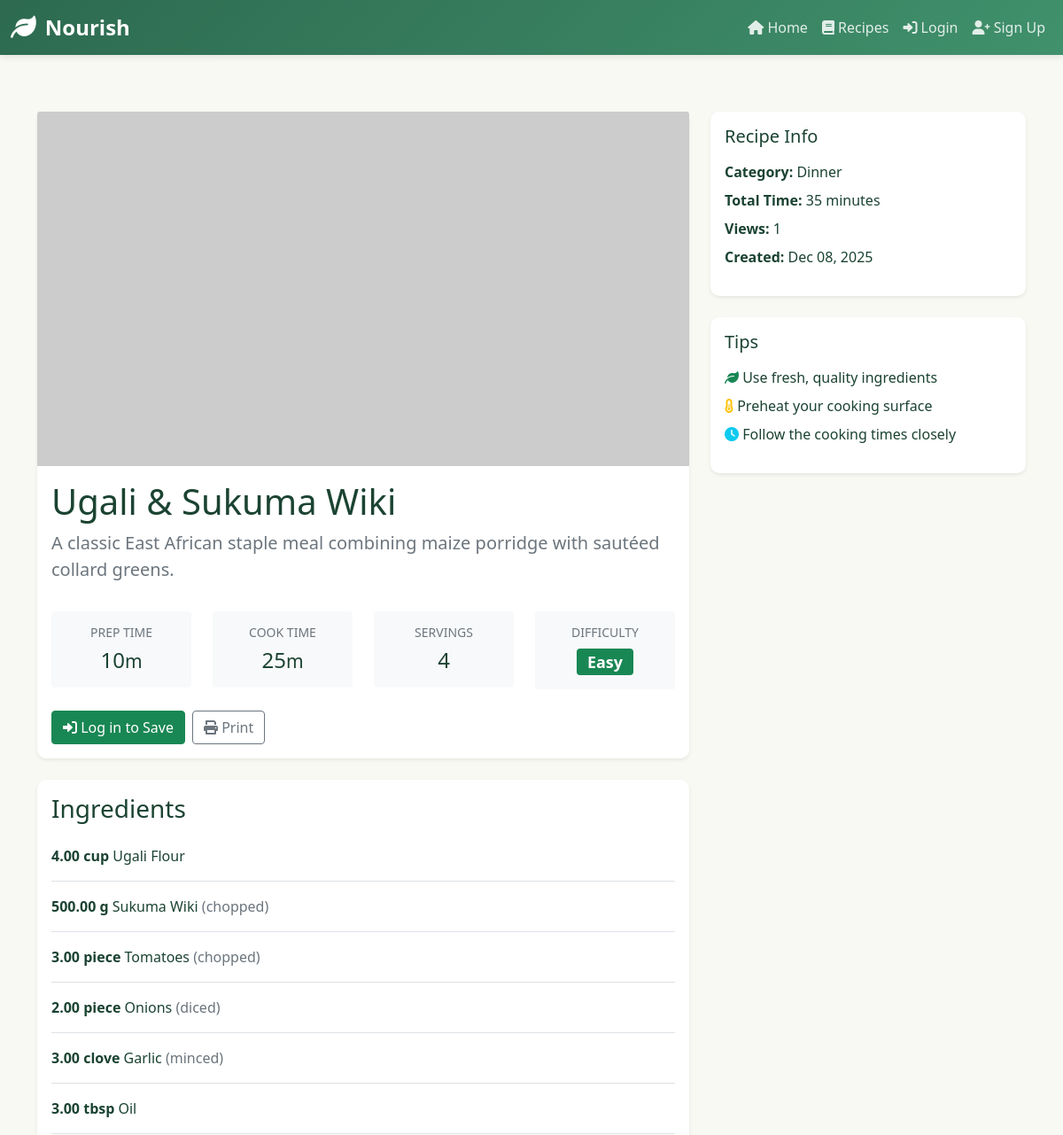
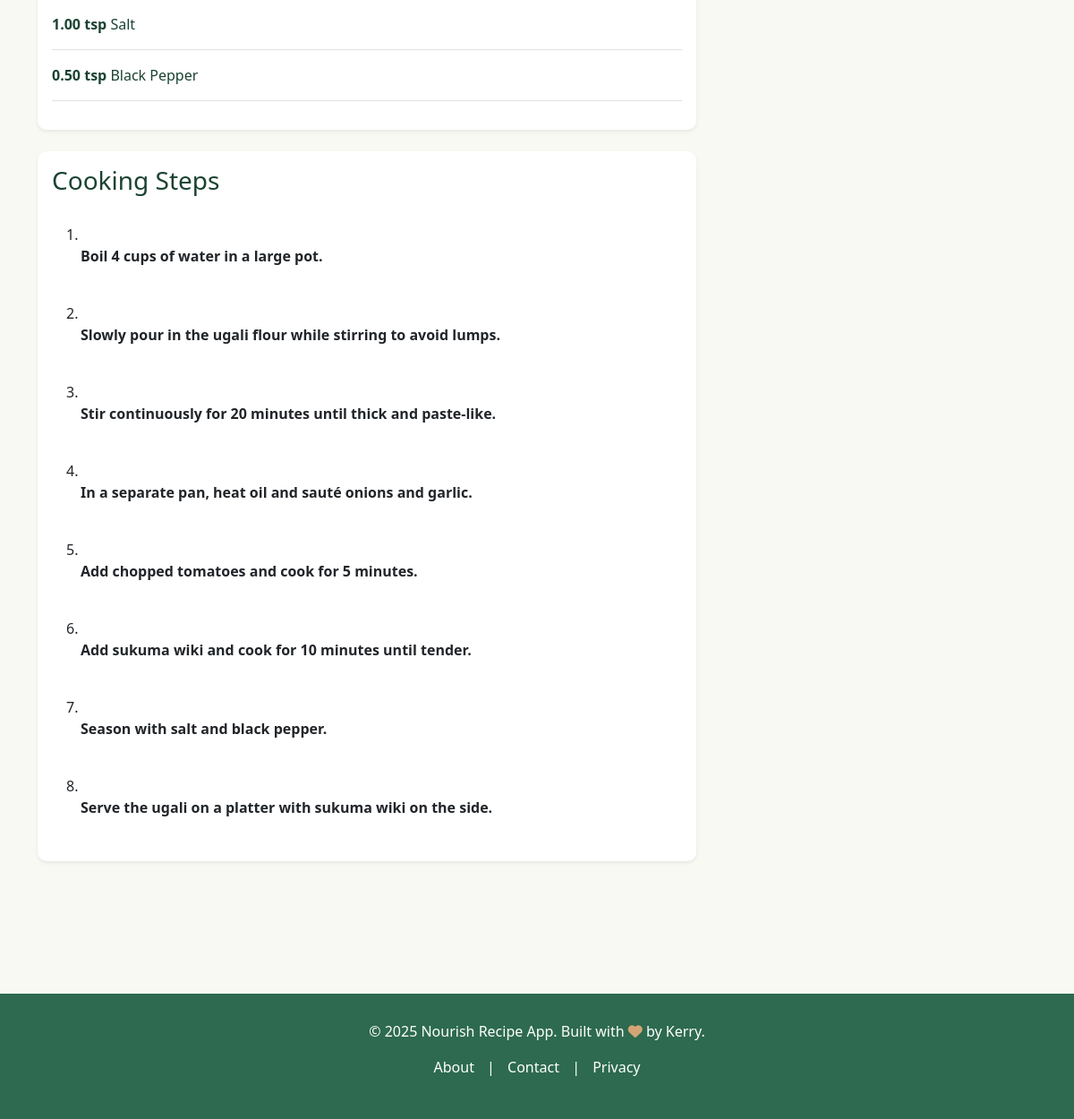
Page /recipe/1/ on the committed database (2 pictures, top to bottom).
### ingredient/models.py (models this page shows, shortened)
class Recipe(models.Model):
  DIFFICULTY_CHOICES = [
      ('easy', 'Easy'),
      ('medium', 'Medium'),
      ('hard', 'Hard'),
  ]
  CATEGORY_CHOICES = [
      ('breakfast', 'Breakfast'),
      ('lunch', 'Lunch'),
      ('dinner', 'Dinner'),
      ('snack', 'Snack'),
      ('dessert', 'Dessert'),
      ('beverage', 'Beverage'),
      ('other', 'Other'),
  ]
  title = models.CharField(max_length=255)
  description = models.TextField(blank=True)
  prep_time = models.IntegerField(default=15, help_text="minutes")
  cook_time = models.IntegerField(default=30, help_text="minutes")
  servings = models.IntegerField(default=4)
  difficulty = models.CharField(max_length=50, choices=DIFFICULTY_CHOICES, default='medium')
  category = models.CharField(max_length=50, choices=CATEGORY_CHOICES, default='other')
  image = models.URLField(blank=True)  # Using URL for now, can switch to ImageField later
  created_by = models.ForeignKey(User, on_delete=models.CASCADE, related_name='recipes', null=True, blank=True)
  created_at = models.DateTimeField(auto_now_add=True)
  updated_at = models.DateTimeField(auto_now=True)
  is_published = models.BooleanField(default=True)
  views_count = models.IntegerField(default=0)
  class Meta:
    ordering = ['-created_at']

class RecipeIngredient(models.Model):
  UNIT_CHOICES = [
      ('g', 'grams'),
      ('kg', 'kilograms'),
      ('ml', 'milliliters'),
      ('l', 'liters'),
      ('tbsp', 'tablespoons'),
      ('tsp', 'teaspoons'),
      ('cup', 'cups'),
      ('piece', 'pieces'),
      ('whole', 'whole'),
      ('pinch', 'pinches'),
      ('dash', 'dashes'),
  ]
  recipe = models.ForeignKey(Recipe, on_delete=models.CASCADE, related_name='ingredients')
  ingredient = models.ForeignKey(Ingredient, on_delete=models.PROTECT)
  amount = models.DecimalField(max_digits=8, decimal_places=2)
  unit = models.CharField(max_length=50, choices=UNIT_CHOICES)
  notes = models.CharField(max_length=255, blank=True)  # e.g., "chopped", "minced"
  class Meta:
    ordering = ['id']

class Ingredient(models.Model):
  CATEGORIES = [
      ('vegetable', 'Vegetables'),
      ('fruit', 'Fruits'),
      ('grain', 'Grains'),
      ('protein', 'Proteins'),
      ('dairy', 'Dairy'),
      ('spice', 'Spices'),
      ('oil', 'Oils & Condiments'),
      ('other', 'Other'),
  ]
  name = models.CharField(max_length=255, unique=True)
  category = models.CharField(max_length=50, choices=CATEGORIES, default='other')
  img_url = models.URLField(blank=True, null=True)
  created_at = models.DateTimeField(auto_now_add=True)
  class Meta:
    ordering = ['name']

class RecipeStep(models.Model):
  recipe = models.ForeignKey(Recipe, on_delete=models.CASCADE, related_name='steps')
  order = models.IntegerField()
  instruction = models.TextField()
  time_minutes = models.IntegerField(null=True, blank=True, help_text="Time for this step (optional)")
  class Meta:
    ordering = ['order']
    unique_together = ('recipe', 'order')

### ingredient/views.py (the view)
# urls.py: path('recipe/<int:recipe_id>/', recipe_detail, name='recipe_detail'),
def recipe_detail(request, recipe_id):
  recipe = get_object_or_404(Recipe, id=recipe_id)
  recipe.views_count += 1
  recipe.save(update_fields=['views_count'])
  avg_rating = recipe.ratings.aggregate(Avg('score'))['score__avg'] or 0
  user_rating = None
  is_favorited = False
  if request.user.is_authenticated:
    user_rating = recipe.ratings.filter(user=request.user).first()
    is_favorited = Favorite.objects.filter(user=request.user, recipe=recipe).exists()
  context = {
    'recipe': recipe,
    'avg_rating': round(avg_rating, 1) if avg_rating else 0,
    'user_rating': user_rating,
    'is_favorited': is_favorited,
    'reviews': recipe.reviews.all(),
  }
  return render(request, 'recipe_detail.html', context)

### templates/recipe_detail.html (shortened to what this page needs)
{% extends 'base.html' %}
{% load static %}
{% block content %}
<div class="row mb-4">
    <div class="col-lg-8">
        <div class="card mb-4 border-0 shadow-sm">
            {% if recipe.image %}
                <img src="{{ recipe.image }}" class="card-img-top" alt="{{ recipe.title }}" style="height: 400px; object-fit: cover;">
            {% else %}
                <div class="card-img-top bg-light d-flex align-items-center justify-content-center" style="height: 400px;">
                    <i class="fas fa-utensils fa-5x text-muted"></i>
                </div>
            {% endif %}
            <div class="card-body">
                <div class="d-flex justify-content-between align-items-start mb-3">
                    <div>
                        <h1 class="card-title mb-2">{{ recipe.title }}</h1>
                        {% if recipe.description %}
                            <p class="lead text-muted">{{ recipe.description }}</p>
                        {% endif %}
                    </div>
                </div>
                <div class="row mb-4">
                    <div class="col-md-3">
                        <div class="text-center p-3 bg-light rounded">
                            <h6 class="text-muted small mb-2">PREP TIME</h6>
                            <h4 class="mb-0">{{ recipe.prep_time }}<span class="small">m</span></h4>
                        </div>
                    </div>
                    <div class="col-md-3">
                        <div class="text-center p-3 bg-light rounded">
                            <h6 class="text-muted small mb-2">COOK TIME</h6>
                            <h4 class="mb-0">{{ recipe.cook_time }}<span class="small">m</span></h4>
                        </div>
                    </div>
                    <div class="col-md-3">
                        <div class="text-center p-3 bg-light rounded">
                            <h6 class="text-muted small mb-2">SERVINGS</h6>
                            <h4 class="mb-0">{{ recipe.servings }}</h4>
                        </div>
                    </div>
                    <div class="col-md-3">
                        <div class="text-center p-3 bg-light rounded">
                            <h6 class="text-muted small mb-2">DIFFICULTY</h6>
                            <h4 class="mb-0"><span class="badge bg-success">{{ recipe.difficulty|title }}</span></h4>
                        </div>
                    </div>
                </div>
                <div class="d-flex gap-2">
                    {% if user.is_authenticated %}
                        <a href="{% url 'add_to_shopping_list' recipe.id %}" class="btn btn-success">
                            <i class="fas fa-shopping-cart"></i> Add to Shopping List
                        </a>
                        <a href="{% url 'add_review' recipe.id %}" class="btn btn-primary">
                            <i class="fas fa-comment"></i> Write Review
                        </a>
                    {% else %}
                        <a href="{% url 'login' %}" class="btn btn-success">
                            <i class="fas fa-sign-in-alt"></i> Log in to Save
                        </a>
                    {% endif %}
                    <button class="btn btn-outline-secondary" onclick="window.print()">
                        <i class="fas fa-print"></i> Print
                    </button>
                </div>
            </div>
        </div>
        <div class="card mb-4 border-0 shadow-sm">
            <div class="card-body">
                <h3 class="card-title mb-4">Ingredients</h3>
                <ul class="list-unstyled">
                    {% for ingredient in recipe.ingredients.all %}
                        <li class="mb-3 pb-3 border-bottom">
                            <div class="d-flex justify-content-between">
                                <div>
                                    <strong class="ingredient-amount" data-amount="{{ ingredient.amount }}" data-unit="{{ ingredient.unit }}">
                                        {{ ingredient.amount }} {{ ingredient.unit }}
                                    </strong>
                                    {{ ingredient.ingredient.name }}
                                    {% if ingredient.notes %}
                                        <span class="text-muted">({{ ingredient.notes }})</span>
                                    {% endif %}
                                </div>
                            </div>
                        </li>
                    {% empty %}
                        <li class="text-muted">No ingredients listed</li>
                    {% endfor %}
                </ul>
            </div>
        </div>
        <div class="card mb-4 border-0 shadow-sm">
            <div class="card-body">
                <h3 class="card-title mb-4">Cooking Steps</h3>
                <ol class="list-group list-group-numbered">
                    {% for step in recipe.steps.all %}
                        <li class="list-group-item border-0 mb-3 pb-3">
                            <div class="ms-3">
                                <strong>{{ step.instruction }}</strong>
                            </div>
                        </li>
                    {% empty %}
                        <li class="text-muted">No steps listed</li>
                    {% endfor %}
                </ol>
            </div>
        </div>
    </div>
    <div class="col-lg-4">
        <div class="card border-0 shadow-sm mb-4 sticky-top" style="top: 20px;">
            <div class="card-body">
                <h5 class="card-title mb-3">Recipe Info</h5>
                <ul class="list-unstyled">
                    <li class="mb-2">
                        <strong>Category:</strong> {{ recipe.category|title }}
                    </li>
                    <li class="mb-2">
                        <strong>Total Time:</strong> {{ recipe.prep_time|add:recipe.cook_time }} minutes
                    </li>
                    <li class="mb-2">
                        <strong>Views:</strong> {{ recipe.views_count }}
                    </li>
                    <li class="mb-2">
                        <strong>Created:</strong> {{ recipe.created_at|date:"M d, Y" }}
                    </li>
                </ul>
            </div>
        </div>
        <div class="card border-0 shadow-sm">
            <div class="card-body">
                <h5 class="card-title mb-3">Tips</h5>
                <ul class="list-unstyled">
                    <li class="mb-2">
                        <i class="fas fa-leaf text-success"></i> Use fresh, quality ingredients
                    </li>
                    <li class="mb-2">
                        <i class="fas fa-thermometer-half text-warning"></i> Preheat your cooking surface
                    </li>
                    <li class="mb-2">
                        <i class="fas fa-clock text-info"></i> Follow the cooking times closely
                    </li>
                </ul>
            </div>
        </div>
    </div>
</div>
{% endblock %}

### templates/base.html (style rules this page uses)
:root { --primary-green: #2d6a4f; --secondary-green: #40916c; --light-green: #52b788; --cream: #f8f9f3; --dark: #1b4332; --warning: #d4a574; }
body { font-family: 'Segoe UI', Tahoma, Geneva, Verdana, sans-serif; background-color: var(--cream); color: var(--dark); }
.card { border: none; box-shadow: 0 2px 8px rgba(0,0,0,0.1); transition: transform 0.3s ease, box-shadow 0.3s ease; border-radius: 10px; }

### rows in the picture
Recipe: title "Ugali & Sukuma Wiki", description "A classic East African staple meal combining maize porridge with sautéed collard greens.", prep_time "10", cook_time "25", servings "4", difficulty "Easy", category "Dinner", prep_time|add "35", views_count "1", created_at "Dec 08, 2025"
RecipeIngredient: amount "4.00", unit "cup", ingredient.name "Ugali Flour"
RecipeIngredient: amount "500.00", unit "g", ingredient.name "Sukuma Wiki", notes "chopped"
RecipeIngredient: amount "3.00", unit "piece", ingredient.name "Tomatoes", notes "chopped"
RecipeIngredient: amount "2.00", unit "piece", ingredient.name "Onions", notes "diced"
RecipeIngredient: amount "3.00", unit "clove", ingredient.name "Garlic", notes "minced"
RecipeIngredient: amount "3.00", unit "tbsp", ingredient.name "Oil"
RecipeIngredient: amount "1.00", unit "tsp", ingredient.name "Salt"
RecipeIngredient: amount "0.50", unit "tsp", ingredient.name "Black Pepper"
RecipeStep: instruction "Boil 4 cups of water in a large pot."
RecipeStep: instruction "Slowly pour in the ugali flour while stirring to avoid lumps."
RecipeStep: instruction "Stir continuously for 20 minutes until thick and paste-like."
RecipeStep: instruction "In a separate pan, heat oil and sauté onions and garlic."
RecipeStep: instruction "Add chopped tomatoes and cook for 5 minutes."
RecipeStep: instruction "Add sukuma wiki and cook for 10 minutes until tender."
RecipeStep: instruction "Season with salt and black pepper."
RecipeStep: instruction "Serve the ugali on a platter with sukuma wiki on the side."
